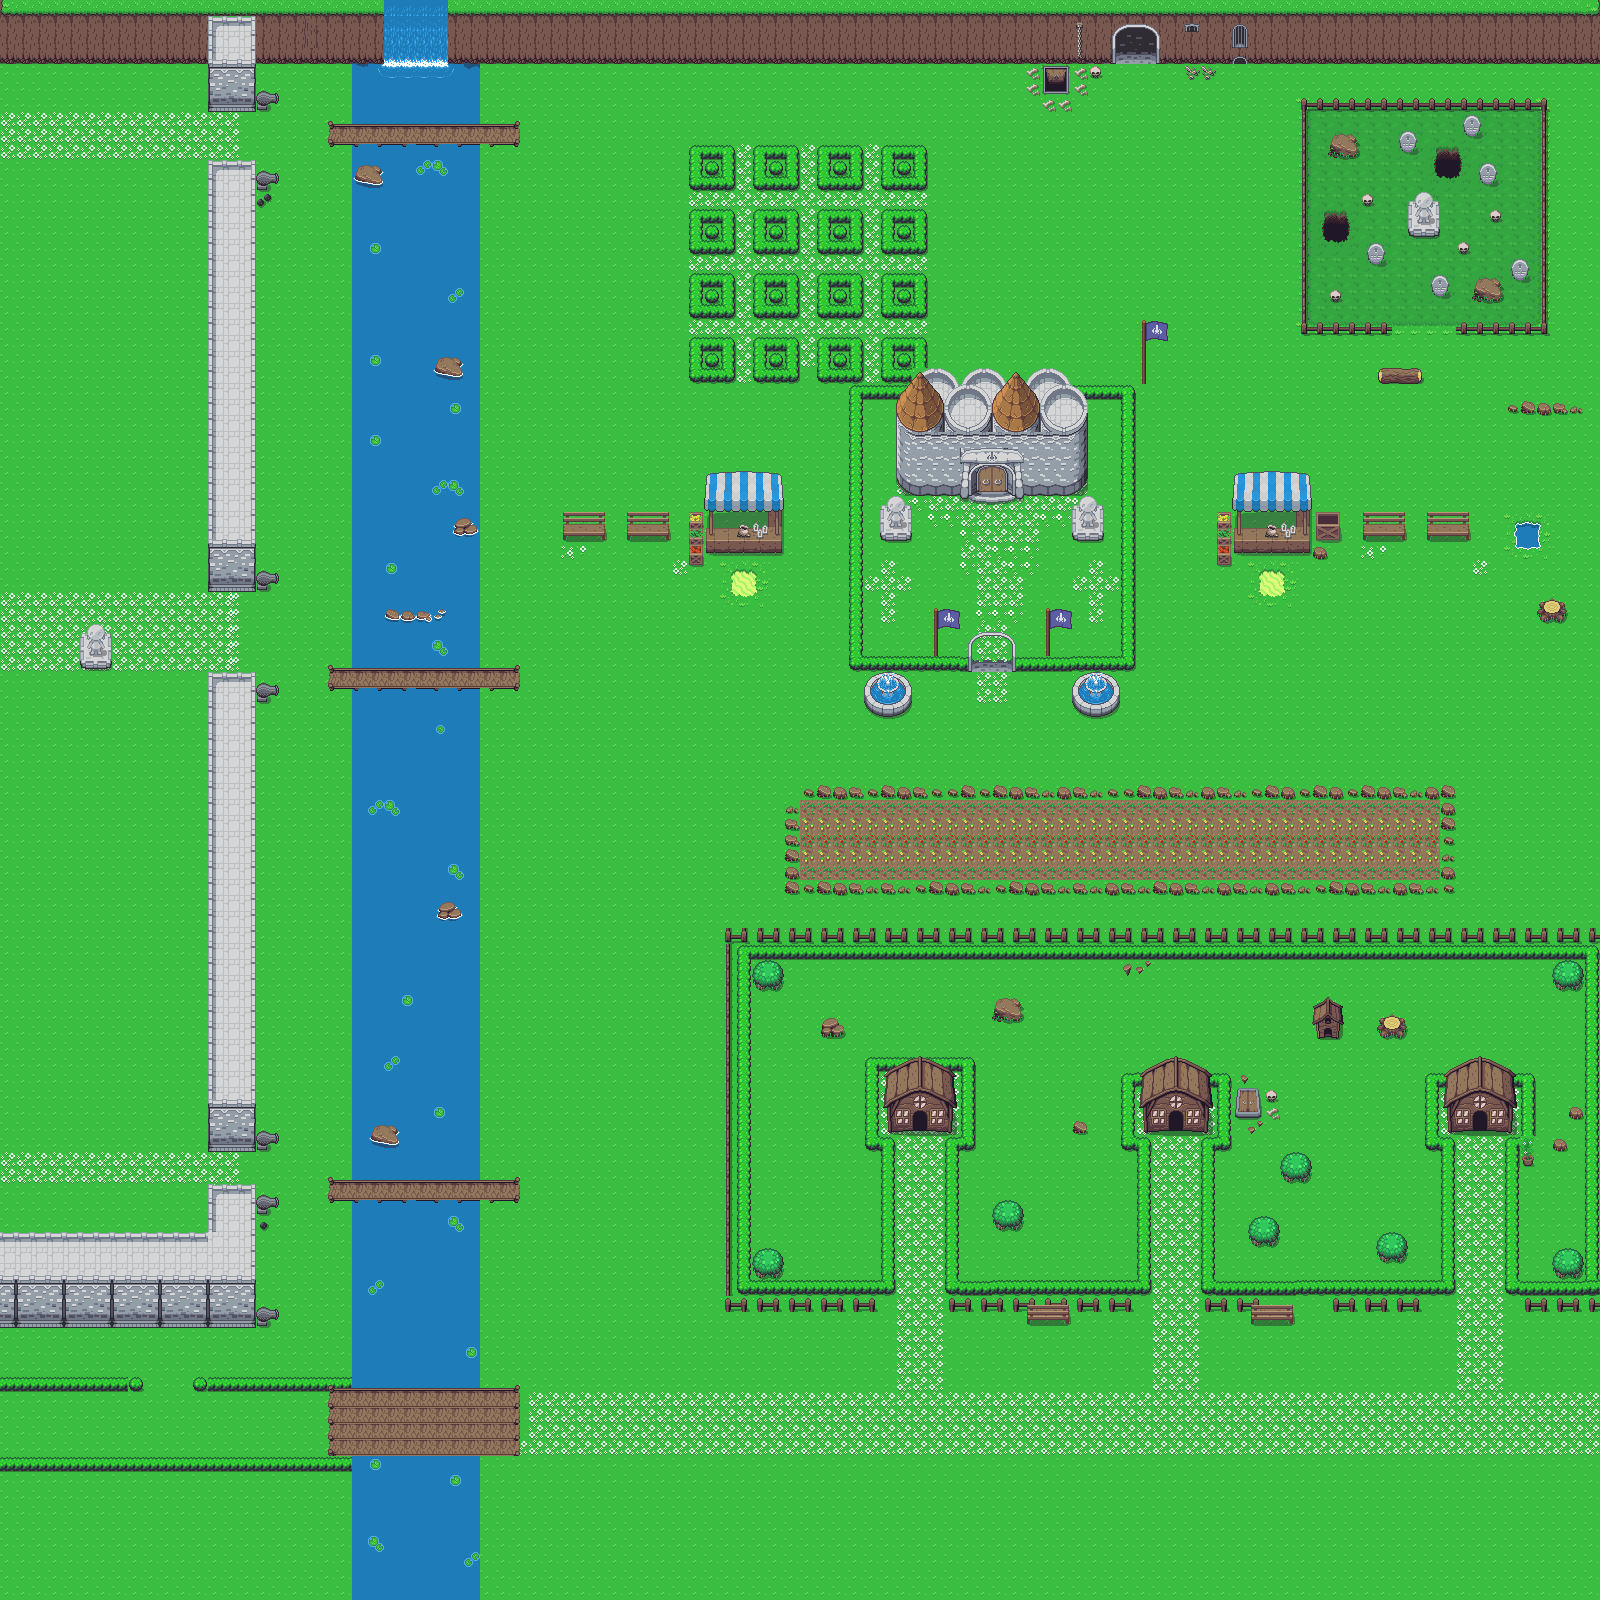

This game map was drawn from its Tiled (.tmx) file and the tilesets committed beside it. A one-line description and the trimmed map source follow:
An orthogonal 100x100 tile map with 16x16 px tiles, 5 tile layers (FONDO, MURALLA, DECORACION, CASA, ...) and 44 objects.

<map version="1.8" tiledversion="1.8.0" orientation="orthogonal" renderorder="right-down" width="100" height="100" tilewidth="16" tileheight="16" infinite="0" nextlayerid="9" nextobjectid="58">
 <editorsettings>
  <export target="../Mapa/mapa1..tmx" format="tmx" />
 </editorsettings>
 <tileset firstgid="1" source="Overworld.tsx" />
 <layer id="1" name="FONDO" width="100" height="100">
  <data>[10000 cells, 10000 non-empty, 1 distinct tile ids]</data>
 </layer>
 <layer id="4" name="MURALLA" width="100" height="100">
  <data>[10000 cells, 2005 non-empty, 152 distinct tile ids]</data>
 </layer>
 <layer id="3" name="DECORACION" width="100" height="100">
  <data>[10000 cells, 2437 non-empty, 213 distinct tile ids]</data>
 </layer>
 <layer id="2" name="CASA" width="100" height="100">
  <data>[10000 cells, 572 non-empty, 91 distinct tile ids]</data>
 </layer>
 <layer id="8" name="Capa de patrones 5" width="100" height="100">
  <data>[10000 cells, 58 non-empty, 7 distinct tile ids]</data>
 </layer>
 <objectgroup id="7" name="Colisiones">
  <object id="5" x="726" y="1314.67">
   <properties>
    <property name="Desc" value="Houses_SecretRoom" />
   </properties>
   <polygon points="0,0 150.667,-3.33333 148.667,-21.3333 168.667,-22 168.667,-175.333 152.667,-178.667 152,-245.333 166,-246.667 159.333,-242 158,-208.667 160,-206 160.667,-184.667 186,-184.667 185.333,-197.333 188,-200 189.333,-202 195.333,-204 198.667,-202 201.333,-196.667 201.333,-189.333 201.333,-184.667 223.333,-183.333 225.333,-207.333 230,-208 226.667,-243.333 222,-245.333 235.333,-245.333 234.667,-179.333 220.667,-176 219.333,-28 221,-6.66667 299,-4.66667 301,-8.16667 342.5,-9.66667 343,-4.66667 405.333,-3.33333 404.667,-23.3333 422,-21.3333 423.121,-73.9991 299.948,-75.331 300.378,-129.528 360.638,-129.772 362.689,-242.204 394.668,-240.935 395.317,-129.559 423.626,-128.691 423.333,-173.333 418.667,-178 408,-178 409.333,-229.333 414,-229.333 414.667,-209.333 420,-184.667 442,-184 443.25,-195.917 444.25,-201.917 450.25,-204.917 453,-203.667 456.75,-200.667 457.25,-184.417 480.75,-182.667 482.5,-208.417 485.25,-207.167 484,-228.417 491.25,-228.917 491.5,-178.917 479.75,-177.667 475.5,-171.917 475,-25.1667 479,-20.6667 479.5,-3.66667 522.5,-4.16667 524,-9.66667 564.5,-9.66667 567,-5.16667 565.5,-21.6667 607.5,-21.6667 607,-3.66667 695.5,-3.16667 694,-21.1667 723,-20.6667 728,-25.6667 728.5,-172.667 724.5,-177.667 715,-177.667 712.5,-181.167 713,-229.167 720.5,-227.667 718.5,-211.667 721.5,-183.667 782.5,-182.667 786,-182.167 785.5,-208.667 791.5,-208.167 788,-229.167 795,-229.167 795.5,-181.667 794.5,-178.667 781,-176.667 779.5,-172.167 779,-24.1667 783.5,-19.6667 795.5,-18.6667 800,-4.16667 874.5,-3.16667 873.5,-385.167 -2,-386" />
  </object>
  <object id="6" x="1096.91" y="1106.36">
   <properties>
    <property name="Desc" value="Tumba" />
   </properties>
   <polygon points="0,0 0,-2.54545 2.90909,-6.36364 10.3636,-5.81818 14.3636,-2.54545 13.6364,0.181818 16.5455,-5.27273 12.5455,-14 8.54545,-15.2727 2,-14.1818 -1.63636,-8" />
  </object>
  <object id="7" x="-45.3333" y="1.33333" width="46.6667" height="1598.67">
   <properties>
    <property name="Desc" value="Izquierdo" />
   </properties>
  </object>
  <object id="8" x="4" y="1600" width="1594.67" height="25.3333">
   <properties>
    <property name="Desc" value="Inferior" />
   </properties>
  </object>
  <object id="9" x="1597.33" y="0" width="37.3333" height="1600">
   <properties>
    <property name="Desc" value="Derecha" />
   </properties>
  </object>
  <object id="10" x="-44" y="-26.6667" width="1640" height="29.3333">
   <properties>
    <property name="Desc" value="Superior" />
   </properties>
  </object>
  <object id="11" x="886.5" y="717.5">
   <properties>
    <property name="Desc" value="Fuente1" />
   </properties>
   <polygon points="0,0 -5.125,-0.875 -8.5,-2.125 -12.375,-3.5 -15.625,-5.625 -18.125,-7.75 -20.875,-10.75 -22.75,-14.5 -22.375,-30.25 -20.375,-33.125 -19.375,-35.875 -16.875,-38.875 -12,-42 -6.625,-44.5 -0.875,-45.25 7,-45.25 12.5,-43 17.75,-40.375 21.375,-36.625 24.625,-31 25.25,-21.5 23.875,-16.375 23.25,-11.875 20.25,-8 13.625,-4.25 8.75,-1.375" />
  </object>
  <object id="12" x="1096.73" y="716.727">
   <properties>
    <property name="Desc" value="Fuente2" />
   </properties>
   <polygon points="0,0 -10.3636,-1.45455 -15.0909,-4.18182 -18.9091,-6.72727 -22.3636,-9.81818 -24.1818,-12 -24.9091,-14 -24.5455,-29.6364 -21.6364,-34.3636 -18.9091,-38.9091 -15.2727,-41.4545 -12.7273,-42.7273 -7.63636,-43.6364 -4.36364,-44.1818 1.27273,-44.3636 7.45455,-43.4545 13.2727,-40.9091 18.9091,-36.9091 21.4545,-32 23.4545,-28.7273 23.2727,-20.7273 22.9091,-14.3636 20.3636,-10.7273 16.7273,-7.27273 12,-3.09091 5.63636,-0.181818" />
  </object>
  <object id="21" x="1302.67" y="96.6667" width="8" height="237.333">
   <properties>
    <property name="Desc" value="Cementerio_Izquierda" />
   </properties>
  </object>
  <object id="22" x="1311.33" y="322" width="80.6667" height="12.6667">
   <properties>
    <property name="Desc" value="Cementerio_inferior1" />
   </properties>
  </object>
  <object id="23" x="1455.33" y="320.667" width="93.3333" height="12.6667">
   <properties>
    <property name="Desc" value="Cementerio Inferior 2" />
   </properties>
  </object>
  <object id="24" x="1540.67" y="96" width="8" height="237.333">
   <properties>
    <property name="Desc" value="Cementerio_Derecha" />
   </properties>
  </object>
  <object id="25" x="1300.67" y="96.6667" width="248" height="10.6667">
   <properties>
    <property name="Desc" value="Cementerio_Superior" />
   </properties>
  </object>
  <object id="26" x="2" y="0.666667">
   <properties>
    <property name="Desc" value="Colision Muro Superior" />
   </properties>
   <polygon points="0,0 1596,-1.33333 1594.67,62 1156,62 1157.33,34.6667 1150.67,26.6667 1143.33,24 1133.33,23.3333 1122,23.3333 1114,29.3333 1110,35.3333 1110.67,60.6667 -4.66667,62.6667" />
  </object>
  <object id="27" x="850.667" y="386.667" width="12" height="281.333">
   <properties>
    <property name="Desc" value="Colision MuroCastilloIzq" />
   </properties>
  </object>
  <object id="28" x="863.333" y="655.333" width="107.5" height="14.6667">
   <properties>
    <property name="Desc" value="ColisionMuroCastilloInf1" />
   </properties>
  </object>
  <object id="29" x="1012.71" y="656.667" width="121.292" height="14.6667">
   <properties>
    <property name="Desc" value="ColisionMuroCastilloInf2" />
   </properties>
  </object>
  <object id="31" x="862.667" y="399.333">
   <properties>
    <property name="Desc" value="Colision Castillo" />
   </properties>
   <polygon points="0,0 32.6667,0 33.3333,82.6667 47.3333,95.3333 96.6667,95.3333 99.3333,99.0303 104.606,98.9394 106.242,96.5758 108.97,96.4848 113.697,92.303 113.515,72.7576 118.606,67.0303 119.697,66.4848 137.697,67.2121 142.97,69.2121 144.242,73.9394 145.152,73.9394 145.152,91.5758 149.697,96.303 152.606,96.1212 153.697,99.0303 158.97,99.0303 161.515,95.7576 206.242,96.303 212.424,93.7576 215.697,91.5758 218.242,88.8485 222.424,84.6667 224.061,82.1212 225.152,79.7576 225.515,5.75758 225.333,4.12121 223.152,-0.969697 257.515,-0.787879 257.697,-15.5152 0.242424,-14.6061" />
  </object>
  <object id="32" x="1120.5" y="384" width="14" height="286.5">
   <properties>
    <property name="Desc" value="ColisionMuroCastilloDer" />
   </properties>
  </object>
  <object id="33" x="689.5" y="146" width="45" height="45" />
  <object id="34" x="752.5" y="144.5" width="45" height="44" />
  <object id="35" x="817" y="145" width="45" height="45" />
  </objectgroup>
</map>
<!-- 22 of 44 objects omitted -->
